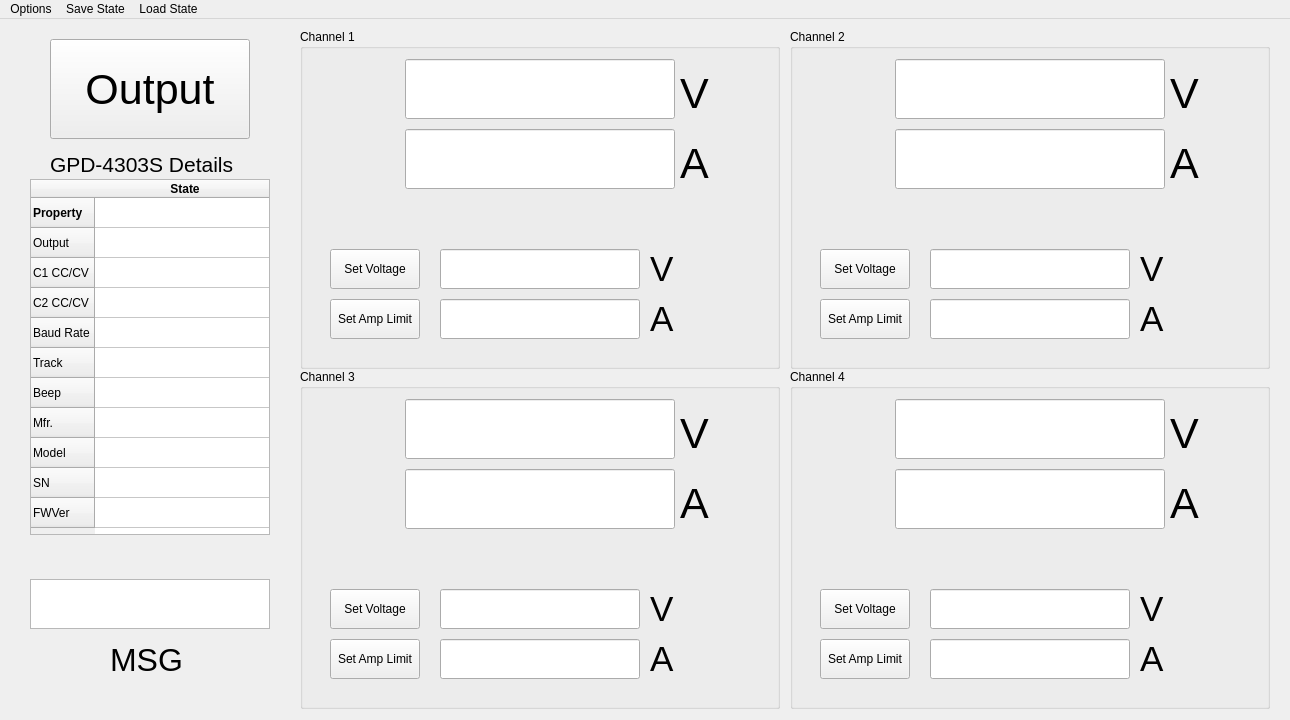
<?xml version="1.0" encoding="UTF-8"?>
<ui version="4.0">
 <class>MainWindow</class>
 <widget class="QMainWindow" name="MainWindow">
  <property name="geometry">
   <rect>
    <x>0</x>
    <y>0</y>
    <width>1290</width>
    <height>720</height>
   </rect>
  </property>
  <property name="minimumSize">
   <size>
    <width>1280</width>
    <height>720</height>
   </size>
  </property>
  <property name="maximumSize">
   <size>
    <width>3840</width>
    <height>2160</height>
   </size>
  </property>
  <property name="windowTitle">
   <string>GPD-4303 Remote Control</string>
  </property>
  <widget class="QWidget" name="centralwidget">
   <widget class="QPushButton" name="pushButtonOutput">
    <property name="geometry">
     <rect>
      <x>50</x>
      <y>20</y>
      <width>200</width>
      <height>100</height>
     </rect>
    </property>
    <property name="sizePolicy">
     <sizepolicy hsizetype="Expanding" vsizetype="Expanding">
      <horstretch>0</horstretch>
      <verstretch>0</verstretch>
     </sizepolicy>
    </property>
    <property name="font">
     <font>
      <family>Arial</family>
      <pointsize>32</pointsize>
      <bold>false</bold>
     </font>
    </property>
    <property name="text">
     <string>Output</string>
    </property>
    <property name="checkable">
     <bool>false</bool>
    </property>
   </widget>
   <widget class="QLabel" name="labelDetials">
    <property name="geometry">
     <rect>
      <x>50</x>
      <y>130</y>
      <width>191</width>
      <height>30</height>
     </rect>
    </property>
    <property name="font">
     <font>
      <family>Arial</family>
      <pointsize>16</pointsize>
      <bold>false</bold>
     </font>
    </property>
    <property name="text">
     <string>GPD-4303S Details</string>
    </property>
   </widget>
   <widget class="QGroupBox" name="groupBoxChannel1">
    <property name="geometry">
     <rect>
      <x>300</x>
      <y>10</y>
      <width>480</width>
      <height>340</height>
     </rect>
    </property>
    <property name="sizePolicy">
     <sizepolicy hsizetype="Expanding" vsizetype="Expanding">
      <horstretch>0</horstretch>
      <verstretch>0</verstretch>
     </sizepolicy>
    </property>
    <property name="title">
     <string>Channel 1</string>
    </property>
    <widget class="QLabel" name="labelV1">
     <property name="geometry">
      <rect>
       <x>380</x>
       <y>40</y>
       <width>50</width>
       <height>50</height>
      </rect>
     </property>
     <property name="sizePolicy">
      <sizepolicy hsizetype="Expanding" vsizetype="Expanding">
       <horstretch>0</horstretch>
       <verstretch>0</verstretch>
      </sizepolicy>
     </property>
     <property name="font">
      <font>
       <family>Arial</family>
       <pointsize>32</pointsize>
      </font>
     </property>
     <property name="text">
      <string>V</string>
     </property>
     <property name="textFormat">
      <enum>Qt::RichText</enum>
     </property>
     <property name="scaledContents">
      <bool>true</bool>
     </property>
    </widget>
    <widget class="QLabel" name="labelA1">
     <property name="geometry">
      <rect>
       <x>380</x>
       <y>110</y>
       <width>50</width>
       <height>50</height>
      </rect>
     </property>
     <property name="sizePolicy">
      <sizepolicy hsizetype="Expanding" vsizetype="Expanding">
       <horstretch>0</horstretch>
       <verstretch>0</verstretch>
      </sizepolicy>
     </property>
     <property name="font">
      <font>
       <family>Arial</family>
       <pointsize>32</pointsize>
      </font>
     </property>
     <property name="text">
      <string>A</string>
     </property>
     <property name="textFormat">
      <enum>Qt::RichText</enum>
     </property>
     <property name="scaledContents">
      <bool>true</bool>
     </property>
    </widget>
    <widget class="QLineEdit" name="lineEditV1">
     <property name="geometry">
      <rect>
       <x>105</x>
       <y>30</y>
       <width>270</width>
       <height>60</height>
      </rect>
     </property>
     <property name="font">
      <font>
       <family>Arial</family>
       <pointsize>32</pointsize>
      </font>
     </property>
     <property name="mouseTracking">
      <bool>false</bool>
     </property>
     <property name="inputMethodHints">
      <set>Qt::ImhNone</set>
     </property>
    </widget>
    <widget class="QLineEdit" name="lineEditA1">
     <property name="geometry">
      <rect>
       <x>105</x>
       <y>100</y>
       <width>270</width>
       <height>60</height>
      </rect>
     </property>
     <property name="font">
      <font>
       <family>Arial</family>
       <pointsize>32</pointsize>
      </font>
     </property>
     <property name="mouseTracking">
      <bool>false</bool>
     </property>
     <property name="inputMethodHints">
      <set>Qt::ImhNone</set>
     </property>
    </widget>
    <widget class="QLineEdit" name="lineEditV1IN">
     <property name="geometry">
      <rect>
       <x>140</x>
       <y>220</y>
       <width>200</width>
       <height>40</height>
      </rect>
     </property>
     <property name="inputMethodHints">
      <set>Qt::ImhNone</set>
     </property>
    </widget>
    <widget class="QPushButton" name="pushButtonV1Set">
     <property name="geometry">
      <rect>
       <x>30</x>
       <y>220</y>
       <width>90</width>
       <height>40</height>
      </rect>
     </property>
     <property name="text">
      <string>Set Voltage</string>
     </property>
    </widget>
    <widget class="QLabel" name="labelV1_2">
     <property name="geometry">
      <rect>
       <x>350</x>
       <y>220</y>
       <width>30</width>
       <height>40</height>
      </rect>
     </property>
     <property name="sizePolicy">
      <sizepolicy hsizetype="Expanding" vsizetype="Expanding">
       <horstretch>0</horstretch>
       <verstretch>0</verstretch>
      </sizepolicy>
     </property>
     <property name="font">
      <font>
       <family>Arial</family>
       <pointsize>26</pointsize>
      </font>
     </property>
     <property name="text">
      <string>V</string>
     </property>
     <property name="textFormat">
      <enum>Qt::RichText</enum>
     </property>
     <property name="scaledContents">
      <bool>true</bool>
     </property>
    </widget>
    <widget class="QLabel" name="labelV1_3">
     <property name="geometry">
      <rect>
       <x>350</x>
       <y>270</y>
       <width>30</width>
       <height>40</height>
      </rect>
     </property>
     <property name="sizePolicy">
      <sizepolicy hsizetype="Expanding" vsizetype="Expanding">
       <horstretch>0</horstretch>
       <verstretch>0</verstretch>
      </sizepolicy>
     </property>
     <property name="font">
      <font>
       <family>Arial</family>
       <pointsize>26</pointsize>
      </font>
     </property>
     <property name="text">
      <string>A</string>
     </property>
     <property name="textFormat">
      <enum>Qt::RichText</enum>
     </property>
     <property name="scaledContents">
      <bool>true</bool>
     </property>
    </widget>
    <widget class="QPushButton" name="pushButtonA1Set">
     <property name="geometry">
      <rect>
       <x>30</x>
       <y>270</y>
       <width>90</width>
       <height>40</height>
      </rect>
     </property>
     <property name="text">
      <string>Set Amp Limit</string>
     </property>
    </widget>
    <widget class="QLineEdit" name="lineEditA1IN">
     <property name="geometry">
      <rect>
       <x>140</x>
       <y>270</y>
       <width>200</width>
       <height>40</height>
      </rect>
     </property>
     <property name="inputMethodHints">
      <set>Qt::ImhNone</set>
     </property>
    </widget>
   </widget>
   <widget class="QGroupBox" name="groupBoxChannel3">
    <property name="geometry">
     <rect>
      <x>300</x>
      <y>350</y>
      <width>480</width>
      <height>340</height>
     </rect>
    </property>
    <property name="sizePolicy">
     <sizepolicy hsizetype="Expanding" vsizetype="Expanding">
      <horstretch>0</horstretch>
      <verstretch>0</verstretch>
     </sizepolicy>
    </property>
    <property name="title">
     <string>Channel 3</string>
    </property>
    <widget class="QLabel" name="labelV3">
     <property name="geometry">
      <rect>
       <x>380</x>
       <y>40</y>
       <width>50</width>
       <height>50</height>
      </rect>
     </property>
     <property name="sizePolicy">
      <sizepolicy hsizetype="Expanding" vsizetype="Expanding">
       <horstretch>0</horstretch>
       <verstretch>0</verstretch>
      </sizepolicy>
     </property>
     <property name="font">
      <font>
       <family>Arial</family>
       <pointsize>32</pointsize>
      </font>
     </property>
     <property name="text">
      <string>V</string>
     </property>
     <property name="textFormat">
      <enum>Qt::RichText</enum>
     </property>
     <property name="scaledContents">
      <bool>true</bool>
     </property>
    </widget>
    <widget class="QLabel" name="labelA3">
     <property name="geometry">
      <rect>
       <x>380</x>
       <y>110</y>
       <width>50</width>
       <height>50</height>
      </rect>
     </property>
     <property name="sizePolicy">
      <sizepolicy hsizetype="Expanding" vsizetype="Expanding">
       <horstretch>0</horstretch>
       <verstretch>0</verstretch>
      </sizepolicy>
     </property>
     <property name="font">
      <font>
       <family>Arial</family>
       <pointsize>32</pointsize>
      </font>
     </property>
     <property name="text">
      <string>A</string>
     </property>
     <property name="textFormat">
      <enum>Qt::RichText</enum>
     </property>
     <property name="scaledContents">
      <bool>true</bool>
     </property>
    </widget>
    <widget class="QLineEdit" name="lineEditV3">
     <property name="geometry">
      <rect>
       <x>105</x>
       <y>30</y>
       <width>270</width>
       <height>60</height>
      </rect>
     </property>
     <property name="font">
      <font>
       <family>Arial</family>
       <pointsize>32</pointsize>
      </font>
     </property>
     <property name="mouseTracking">
      <bool>false</bool>
     </property>
     <property name="inputMethodHints">
      <set>Qt::ImhNone</set>
     </property>
    </widget>
    <widget class="QLineEdit" name="lineEdit3">
     <property name="geometry">
      <rect>
       <x>105</x>
       <y>100</y>
       <width>270</width>
       <height>60</height>
      </rect>
     </property>
     <property name="font">
      <font>
       <family>Arial</family>
       <pointsize>32</pointsize>
      </font>
     </property>
     <property name="mouseTracking">
      <bool>false</bool>
     </property>
     <property name="inputMethodHints">
      <set>Qt::ImhNone</set>
     </property>
    </widget>
    <widget class="QLineEdit" name="lineEditV3IN">
     <property name="geometry">
      <rect>
       <x>140</x>
       <y>220</y>
       <width>200</width>
       <height>40</height>
      </rect>
     </property>
     <property name="inputMethodHints">
      <set>Qt::ImhNone</set>
     </property>
    </widget>
    <widget class="QPushButton" name="pushButtonV3Set">
     <property name="geometry">
      <rect>
       <x>30</x>
       <y>220</y>
       <width>90</width>
       <height>40</height>
      </rect>
     </property>
     <property name="text">
      <string>Set Voltage</string>
     </property>
    </widget>
    <widget class="QLabel" name="labelV3IN">
     <property name="geometry">
      <rect>
       <x>350</x>
       <y>220</y>
       <width>30</width>
       <height>40</height>
      </rect>
     </property>
     <property name="sizePolicy">
      <sizepolicy hsizetype="Expanding" vsizetype="Expanding">
       <horstretch>0</horstretch>
       <verstretch>0</verstretch>
      </sizepolicy>
     </property>
     <property name="font">
      <font>
       <family>Arial</family>
       <pointsize>26</pointsize>
      </font>
     </property>
     <property name="text">
      <string>V</string>
     </property>
     <property name="textFormat">
      <enum>Qt::RichText</enum>
     </property>
     <property name="scaledContents">
      <bool>true</bool>
     </property>
    </widget>
    <widget class="QLabel" name="labelA3IN">
     <property name="geometry">
      <rect>
       <x>350</x>
       <y>270</y>
       <width>30</width>
       <height>40</height>
      </rect>
     </property>
     <property name="sizePolicy">
      <sizepolicy hsizetype="Expanding" vsizetype="Expanding">
       <horstretch>0</horstretch>
       <verstretch>0</verstretch>
      </sizepolicy>
     </property>
     <property name="font">
      <font>
       <family>Arial</family>
       <pointsize>26</pointsize>
      </font>
     </property>
     <property name="text">
      <string>A</string>
     </property>
     <property name="textFormat">
      <enum>Qt::RichText</enum>
     </property>
     <property name="scaledContents">
      <bool>true</bool>
     </property>
    </widget>
    <widget class="QPushButton" name="pushButtonA3Set">
     <property name="geometry">
      <rect>
       <x>30</x>
       <y>270</y>
       <width>90</width>
       <height>40</height>
      </rect>
     </property>
     <property name="text">
      <string>Set Amp Limit</string>
     </property>
    </widget>
    <widget class="QLineEdit" name="lineEditA3IN">
     <property name="geometry">
      <rect>
       <x>140</x>
       <y>270</y>
       <width>200</width>
       <height>40</height>
      </rect>
     </property>
     <property name="inputMethodHints">
      <set>Qt::ImhNone</set>
     </property>
    </widget>
   </widget>
   <widget class="QGroupBox" name="groupBoxChannel2">
    <property name="geometry">
     <rect>
      <x>790</x>
      <y>10</y>
      <width>480</width>
      <height>340</height>
     </rect>
    </property>
    <property name="sizePolicy">
     <sizepolicy hsizetype="Expanding" vsizetype="Expanding">
      <horstretch>0</horstretch>
      <verstretch>0</verstretch>
     </sizepolicy>
    </property>
    <property name="title">
     <string>Channel 2</string>
    </property>
    <widget class="QLabel" name="labelV2">
     <property name="geometry">
      <rect>
       <x>380</x>
       <y>40</y>
       <width>50</width>
       <height>50</height>
      </rect>
     </property>
     <property name="sizePolicy">
      <sizepolicy hsizetype="Expanding" vsizetype="Expanding">
       <horstretch>0</horstretch>
       <verstretch>0</verstretch>
      </sizepolicy>
     </property>
     <property name="font">
      <font>
       <family>Arial</family>
       <pointsize>32</pointsize>
      </font>
     </property>
     <property name="text">
      <string>V</string>
     </property>
     <property name="textFormat">
      <enum>Qt::RichText</enum>
     </property>
     <property name="scaledContents">
      <bool>true</bool>
     </property>
    </widget>
    <widget class="QLabel" name="labelA2">
     <property name="geometry">
      <rect>
       <x>380</x>
       <y>110</y>
       <width>50</width>
       <height>50</height>
      </rect>
     </property>
     <property name="sizePolicy">
      <sizepolicy hsizetype="Expanding" vsizetype="Expanding">
       <horstretch>0</horstretch>
       <verstretch>0</verstretch>
      </sizepolicy>
     </property>
     <property name="font">
      <font>
       <family>Arial</family>
       <pointsize>32</pointsize>
      </font>
     </property>
     <property name="text">
      <string>A</string>
     </property>
     <property name="textFormat">
      <enum>Qt::RichText</enum>
     </property>
     <property name="scaledContents">
      <bool>true</bool>
     </property>
    </widget>
    <widget class="QLineEdit" name="lineEditV2">
     <property name="geometry">
      <rect>
       <x>105</x>
       <y>30</y>
       <width>270</width>
       <height>60</height>
      </rect>
     </property>
     <property name="font">
      <font>
       <family>Arial</family>
       <pointsize>32</pointsize>
      </font>
     </property>
     <property name="mouseTracking">
      <bool>false</bool>
     </property>
     <property name="inputMethodHints">
      <set>Qt::ImhNone</set>
     </property>
    </widget>
    <widget class="QLineEdit" name="lineEditA2">
     <property name="geometry">
      <rect>
       <x>105</x>
       <y>100</y>
       <width>270</width>
       <height>60</height>
      </rect>
     </property>
     <property name="font">
      <font>
       <family>Arial</family>
       <pointsize>32</pointsize>
      </font>
     </property>
     <property name="mouseTracking">
      <bool>false</bool>
     </property>
     <property name="inputMethodHints">
      <set>Qt::ImhNone</set>
     </property>
    </widget>
    <widget class="QLineEdit" name="lineEditV2IN">
     <property name="geometry">
      <rect>
       <x>140</x>
       <y>220</y>
       <width>200</width>
       <height>40</height>
      </rect>
     </property>
     <property name="inputMethodHints">
      <set>Qt::ImhNone</set>
     </property>
    </widget>
    <widget class="QPushButton" name="pushButtonV2Set">
     <property name="geometry">
      <rect>
       <x>30</x>
       <y>220</y>
       <width>90</width>
       <height>40</height>
      </rect>
     </property>
     <property name="text">
      <string>Set Voltage</string>
     </property>
    </widget>
    <widget class="QLabel" name="labelV2IN">
     <property name="geometry">
      <rect>
       <x>350</x>
       <y>220</y>
       <width>30</width>
       <height>40</height>
      </rect>
     </property>
     <property name="sizePolicy">
      <sizepolicy hsizetype="Expanding" vsizetype="Expanding">
       <horstretch>0</horstretch>
       <verstretch>0</verstretch>
      </sizepolicy>
     </property>
     <property name="font">
      <font>
       <family>Arial</family>
       <pointsize>26</pointsize>
      </font>
     </property>
     <property name="text">
      <string>V</string>
     </property>
     <property name="textFormat">
      <enum>Qt::RichText</enum>
     </property>
     <property name="scaledContents">
      <bool>true</bool>
     </property>
    </widget>
    <widget class="QLabel" name="labelA2IN">
     <property name="geometry">
      <rect>
       <x>350</x>
       <y>270</y>
       <width>30</width>
       <height>40</height>
      </rect>
     </property>
     <property name="sizePolicy">
      <sizepolicy hsizetype="Expanding" vsizetype="Expanding">
       <horstretch>0</horstretch>
       <verstretch>0</verstretch>
      </sizepolicy>
     </property>
     <property name="font">
      <font>
       <family>Arial</family>
       <pointsize>26</pointsize>
      </font>
     </property>
     <property name="text">
      <string>A</string>
     </property>
     <property name="textFormat">
      <enum>Qt::RichText</enum>
     </property>
     <property name="scaledContents">
      <bool>true</bool>
     </property>
    </widget>
    <widget class="QPushButton" name="pushButtonA2Set">
     <property name="geometry">
      <rect>
       <x>30</x>
       <y>270</y>
       <width>90</width>
       <height>40</height>
      </rect>
     </property>
     <property name="text">
      <string>Set Amp Limit</string>
     </property>
    </widget>
    <widget class="QLineEdit" name="lineEditA2IN">
     <property name="geometry">
      <rect>
       <x>140</x>
       <y>270</y>
       <width>200</width>
       <height>40</height>
      </rect>
     </property>
     <property name="inputMethodHints">
      <set>Qt::ImhNone</set>
     </property>
    </widget>
   </widget>
   <widget class="QGroupBox" name="groupBoxChannel4">
    <property name="geometry">
     <rect>
      <x>790</x>
      <y>350</y>
      <width>480</width>
      <height>340</height>
     </rect>
    </property>
    <property name="sizePolicy">
     <sizepolicy hsizetype="Expanding" vsizetype="Expanding">
      <horstretch>0</horstretch>
      <verstretch>0</verstretch>
     </sizepolicy>
    </property>
    <property name="title">
     <string>Channel 4</string>
    </property>
    <widget class="QLabel" name="labelV3_3">
     <property name="geometry">
      <rect>
       <x>380</x>
       <y>40</y>
       <width>50</width>
       <height>50</height>
      </rect>
     </property>
     <property name="sizePolicy">
      <sizepolicy hsizetype="Expanding" vsizetype="Expanding">
       <horstretch>0</horstretch>
       <verstretch>0</verstretch>
      </sizepolicy>
     </property>
     <property name="font">
      <font>
       <family>Arial</family>
       <pointsize>32</pointsize>
      </font>
     </property>
     <property name="text">
      <string>V</string>
     </property>
     <property name="textFormat">
      <enum>Qt::RichText</enum>
     </property>
     <property name="scaledContents">
      <bool>true</bool>
     </property>
    </widget>
    <widget class="QLabel" name="labelA4">
     <property name="geometry">
      <rect>
       <x>380</x>
       <y>110</y>
       <width>50</width>
       <height>50</height>
      </rect>
     </property>
     <property name="sizePolicy">
      <sizepolicy hsizetype="Expanding" vsizetype="Expanding">
       <horstretch>0</horstretch>
       <verstretch>0</verstretch>
      </sizepolicy>
     </property>
     <property name="font">
      <font>
       <family>Arial</family>
       <pointsize>32</pointsize>
      </font>
     </property>
     <property name="text">
      <string>A</string>
     </property>
     <property name="textFormat">
      <enum>Qt::RichText</enum>
     </property>
     <property name="scaledContents">
      <bool>true</bool>
     </property>
    </widget>
    <widget class="QLineEdit" name="lineEditV3_3">
     <property name="geometry">
      <rect>
       <x>105</x>
       <y>30</y>
       <width>270</width>
       <height>60</height>
      </rect>
     </property>
     <property name="font">
      <font>
       <family>Arial</family>
       <pointsize>32</pointsize>
      </font>
     </property>
     <property name="mouseTracking">
      <bool>false</bool>
     </property>
    </widget>
    <widget class="QLineEdit" name="lineEdit4">
     <property name="geometry">
      <rect>
       <x>105</x>
       <y>100</y>
       <width>270</width>
       <height>60</height>
      </rect>
     </property>
     <property name="font">
      <font>
       <family>Arial</family>
       <pointsize>32</pointsize>
      </font>
     </property>
     <property name="mouseTracking">
      <bool>false</bool>
     </property>
    </widget>
    <widget class="QLineEdit" name="lineEditV4IN">
     <property name="geometry">
      <rect>
       <x>140</x>
       <y>220</y>
       <width>200</width>
       <height>40</height>
      </rect>
     </property>
     <property name="inputMethodHints">
      <set>Qt::ImhNone</set>
     </property>
    </widget>
    <widget class="QPushButton" name="pushButtonV4Set">
     <property name="geometry">
      <rect>
       <x>30</x>
       <y>220</y>
       <width>90</width>
       <height>40</height>
      </rect>
     </property>
     <property name="text">
      <string>Set Voltage</string>
     </property>
    </widget>
    <widget class="QLabel" name="labelV4IN">
     <property name="geometry">
      <rect>
       <x>350</x>
       <y>220</y>
       <width>30</width>
       <height>40</height>
      </rect>
     </property>
     <property name="sizePolicy">
      <sizepolicy hsizetype="Expanding" vsizetype="Expanding">
       <horstretch>0</horstretch>
       <verstretch>0</verstretch>
      </sizepolicy>
     </property>
     <property name="font">
      <font>
       <family>Arial</family>
       <pointsize>26</pointsize>
      </font>
     </property>
     <property name="text">
      <string>V</string>
     </property>
     <property name="textFormat">
      <enum>Qt::RichText</enum>
     </property>
     <property name="scaledContents">
      <bool>true</bool>
     </property>
    </widget>
    <widget class="QLabel" name="labelA4IN">
     <property name="geometry">
      <rect>
       <x>350</x>
       <y>270</y>
       <width>30</width>
       <height>40</height>
      </rect>
     </property>
     <property name="sizePolicy">
      <sizepolicy hsizetype="Expanding" vsizetype="Expanding">
       <horstretch>0</horstretch>
       <verstretch>0</verstretch>
      </sizepolicy>
     </property>
     <property name="font">
      <font>
       <family>Arial</family>
       <pointsize>26</pointsize>
      </font>
     </property>
     <property name="text">
      <string>A</string>
     </property>
     <property name="textFormat">
      <enum>Qt::RichText</enum>
     </property>
     <property name="scaledContents">
      <bool>true</bool>
     </property>
    </widget>
    <widget class="QPushButton" name="pushButtonA4Set">
     <property name="geometry">
      <rect>
       <x>30</x>
       <y>270</y>
       <width>90</width>
       <height>40</height>
      </rect>
     </property>
     <property name="text">
      <string>Set Amp Limit</string>
     </property>
    </widget>
    <widget class="QLineEdit" name="lineEditA4IN">
     <property name="geometry">
      <rect>
       <x>140</x>
       <y>270</y>
       <width>200</width>
       <height>40</height>
      </rect>
     </property>
     <property name="inputMethodHints">
      <set>Qt::ImhNone</set>
     </property>
    </widget>
   </widget>
   <widget class="QTextEdit" name="textEditMSG">
    <property name="geometry">
     <rect>
      <x>30</x>
      <y>560</y>
      <width>240</width>
      <height>50</height>
     </rect>
    </property>
    <property name="font">
     <font>
      <family>Arial</family>
      <pointsize>24</pointsize>
     </font>
    </property>
    <property name="inputMethodHints">
     <set>Qt::ImhNone</set>
    </property>
    <property name="html">
     <string>&lt;!DOCTYPE HTML PUBLIC &quot;-//W3C//DTD HTML 4.0//EN&quot; &quot;http://www.w3.org/TR/REC-html40/strict.dtd&quot;&gt;
&lt;html&gt;&lt;head&gt;&lt;meta name=&quot;qrichtext&quot; content=&quot;1&quot; /&gt;&lt;meta charset=&quot;utf-8&quot; /&gt;&lt;style type=&quot;text/css&quot;&gt;
p, li { white-space: pre-wrap; }
hr { height: 1px; border-width: 0; }
li.unchecked::marker { content: &quot;\2610&quot;; }
li.checked::marker { content: &quot;\2612&quot;; }
&lt;/style&gt;&lt;/head&gt;&lt;body style=&quot; font-family:'Arial'; font-size:24pt; font-weight:400; font-style:normal;&quot;&gt;
&lt;p style=&quot;-qt-paragraph-type:empty; margin-top:0px; margin-bottom:0px; margin-left:0px; margin-right:0px; -qt-block-indent:0; text-indent:0px;&quot;&gt;&lt;br /&gt;&lt;/p&gt;&lt;/body&gt;&lt;/html&gt;</string>
    </property>
   </widget>
   <widget class="QTableWidget" name="tableWidget">
    <property name="geometry">
     <rect>
      <x>30</x>
      <y>160</y>
      <width>240</width>
      <height>356</height>
     </rect>
    </property>
    <property name="maximumSize">
     <size>
      <width>16777215</width>
      <height>16777215</height>
     </size>
    </property>
    <property name="font">
     <font>
      <family>Arial</family>
      <pointsize>9</pointsize>
     </font>
    </property>
    <property name="autoScroll">
     <bool>false</bool>
    </property>
    <property name="editTriggers">
     <set>QAbstractItemView::NoEditTriggers</set>
    </property>
    <property name="tabKeyNavigation">
     <bool>false</bool>
    </property>
    <property name="showDropIndicator" stdset="0">
     <bool>false</bool>
    </property>
    <property name="dragDropOverwriteMode">
     <bool>false</bool>
    </property>
    <attribute name="horizontalHeaderCascadingSectionResizes">
     <bool>true</bool>
    </attribute>
    <attribute name="horizontalHeaderDefaultSectionSize">
     <number>180</number>
    </attribute>
    <row>
     <property name="text">
      <string>Property</string>
     </property>
     <property name="font">
      <font>
       <bold>true</bold>
      </font>
     </property>
    </row>
    <row>
     <property name="text">
      <string>Output</string>
     </property>
    </row>
    <row>
     <property name="text">
      <string>C1 CC/CV</string>
     </property>
    </row>
    <row>
     <property name="text">
      <string>C2 CC/CV</string>
     </property>
    </row>
    <row>
     <property name="text">
      <string>Baud Rate</string>
     </property>
    </row>
    <row>
     <property name="text">
      <string>Track</string>
     </property>
    </row>
    <row>
     <property name="text">
      <string>Beep</string>
     </property>
    </row>
    <row>
     <property name="text">
      <string>Mfr.</string>
     </property>
    </row>
    <row>
     <property name="text">
      <string>Model</string>
     </property>
    </row>
    <row>
     <property name="text">
      <string>SN</string>
     </property>
    </row>
    <row>
     <property name="text">
      <string>FWVer</string>
     </property>
    </row>
    <column>
     <property name="text">
      <string>State</string>
     </property>
     <property name="font">
      <font>
       <bold>true</bold>
      </font>
     </property>
    </column>
    <item row="4" column="0">
     <property name="text">
      <string/>
     </property>
    </item>
   </widget>
   <widget class="QLabel" name="labelMSG">
    <property name="geometry">
     <rect>
      <x>110</x>
      <y>620</y>
      <width>71</width>
      <height>41</height>
     </rect>
    </property>
    <property name="font">
     <font>
      <family>Arial</family>
      <pointsize>24</pointsize>
     </font>
    </property>
    <property name="text">
     <string>MSG</string>
    </property>
   </widget>
  </widget>
  <widget class="QMenuBar" name="menubar">
   <property name="geometry">
    <rect>
     <x>0</x>
     <y>0</y>
     <width>1290</width>
     <height>22</height>
    </rect>
   </property>
   <widget class="QMenu" name="menuOptions">
    <property name="title">
     <string>Options</string>
    </property>
    <addaction name="actionReset"/>
    <addaction name="actionExit"/>
   </widget>
   <widget class="QMenu" name="menuSave_State">
    <property name="title">
     <string>Save State</string>
    </property>
    <addaction name="actionSave_State_1"/>
    <addaction name="actionSave_State_2"/>
    <addaction name="actionSave_State_3"/>
    <addaction name="actionSave_State_4"/>
   </widget>
   <widget class="QMenu" name="menuLoad_State">
    <property name="title">
     <string>Load State</string>
    </property>
    <addaction name="actionLoad_State_1"/>
    <addaction name="actionLoad_State_2"/>
    <addaction name="actionLoad_State_3"/>
    <addaction name="actionLoad_State_4"/>
   </widget>
   <addaction name="menuOptions"/>
   <addaction name="menuSave_State"/>
   <addaction name="menuLoad_State"/>
  </widget>
  <action name="actionReset">
   <property name="text">
    <string>Reset</string>
   </property>
  </action>
  <action name="actionExit">
   <property name="text">
    <string>Exit</string>
   </property>
  </action>
  <action name="actionSave_State_1">
   <property name="text">
    <string>Save State 1</string>
   </property>
  </action>
  <action name="actionSave_State_2">
   <property name="text">
    <string>Save State 2</string>
   </property>
  </action>
  <action name="actionSave_State_3">
   <property name="text">
    <string>Save State 3</string>
   </property>
  </action>
  <action name="actionSave_State_4">
   <property name="text">
    <string>Save State 4</string>
   </property>
  </action>
  <action name="actionLoad_State_1">
   <property name="text">
    <string>Load State 1</string>
   </property>
  </action>
  <action name="actionLoad_State_2">
   <property name="text">
    <string>Load State 2</string>
   </property>
  </action>
  <action name="actionLoad_State_3">
   <property name="text">
    <string>Load State 3</string>
   </property>
  </action>
  <action name="actionLoad_State_4">
   <property name="text">
    <string>Load State 4</string>
   </property>
  </action>
 </widget>
 <resources/>
 <connections/>
</ui>
